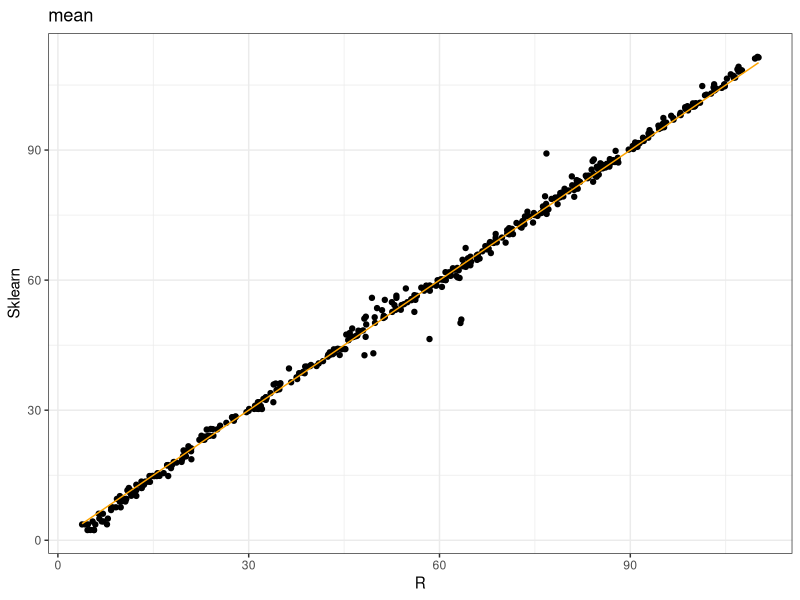
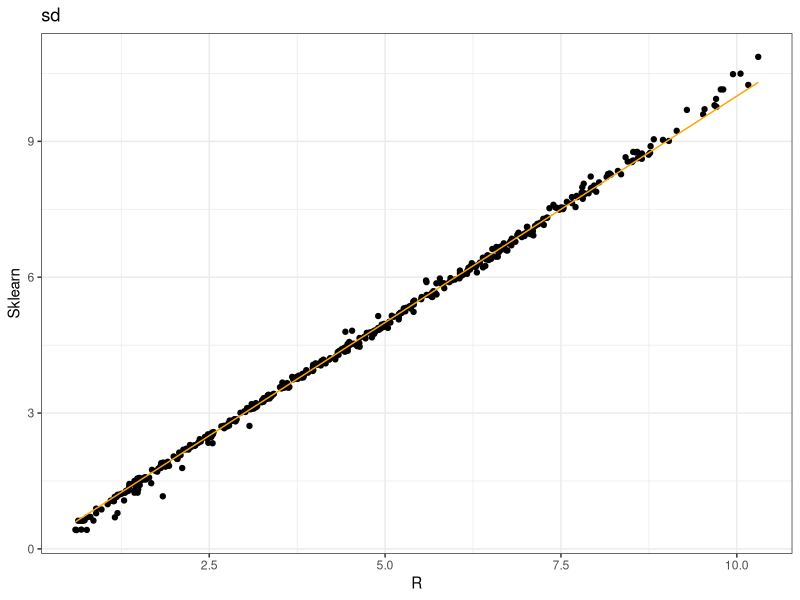
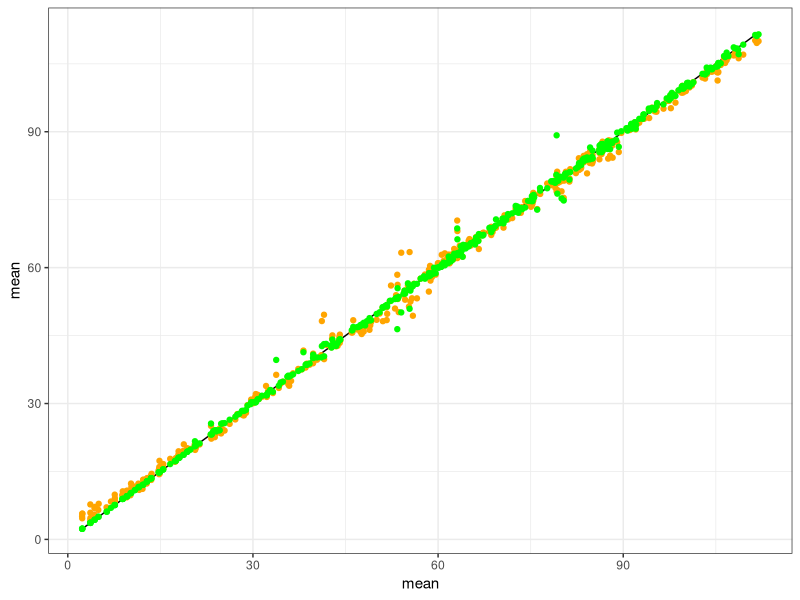
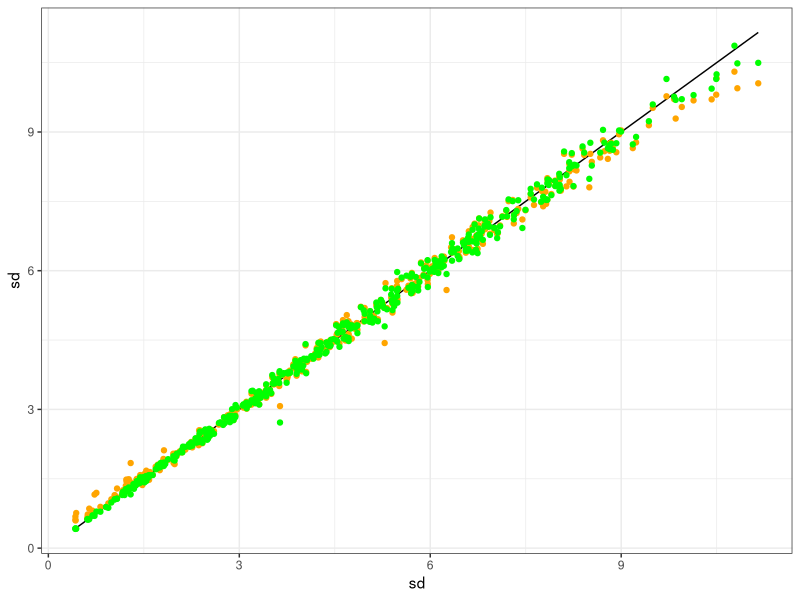

These charts were generated, in order, by the following R code:
## ---- chunk 1

library(dplyr)
library(ggplot2)
theme_set(theme_bw())

true_vals <- read.csv(here::here("data", "true_fs_pars_test.csv")) %>%
  select(richness, abundance, mean, sd)
r_predictions <- read.csv(here::here("data", "r_rf_predicted_pars.csv"))
sklearn_predictions <- read.csv(here::here("data", "rf_predicted_pars.csv"))

bound_predictions <- left_join(r_predictions, sklearn_predictions, by = c("richness", "abundance")) %>%
  left_join(true_vals)

## ---- chunk 2



ggplot(bound_predictions, aes(rf_mean.x, rf_mean.y)) +
  geom_point() +
  geom_line(aes(y = rf_mean.x), color = "orange") +
  xlab("R") +
  ylab("Sklearn") +
  ggtitle("mean")

ggplot(bound_predictions, aes(rf_sd.x, rf_sd.y)) +
  geom_point() +
  geom_line(aes(y = rf_sd.x), color = "orange") +
  xlab("R") +
  ylab("Sklearn") +
  ggtitle("sd")


## ---- chunk 3

ggplot(bound_predictions, aes(mean, mean)) +
  geom_line() +
  geom_point(aes(y = rf_mean.x), color = "orange") +
  geom_point(aes(y = rf_mean.y), color = "green")




ggplot(bound_predictions, aes(sd, sd)) +
  geom_line() +
  geom_point(aes(y = rf_sd.x), color = "orange") +
  geom_point(aes(y = rf_sd.y), color = "green")

